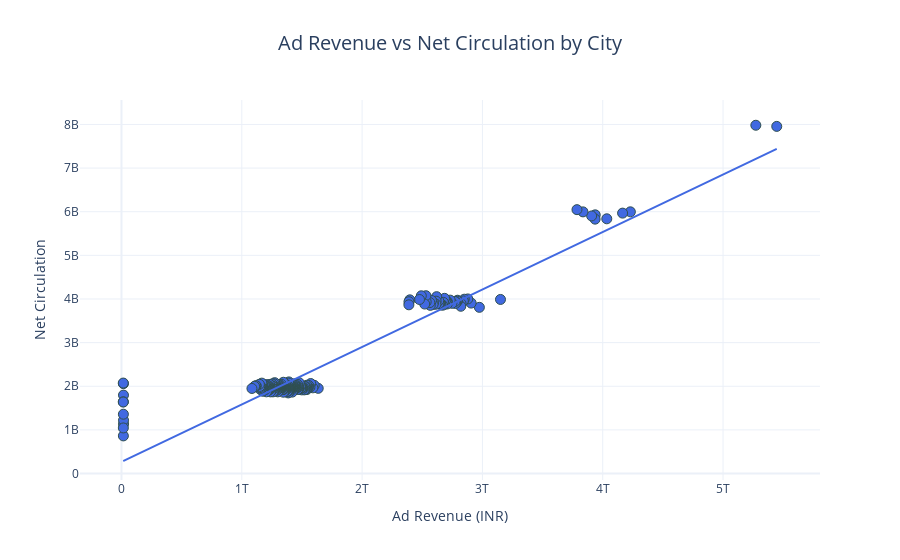

The notebook cell saved with this chart:
### Code cell
fig = px.scatter(
    city_revenue,
    x='ad_revenue_inr',
    y='Net_Circulation', 
    trendline='ols',  # Adds a linear regression trendline
    title='Ad Revenue vs Net Circulation by City',
    labels={
        'ad_revenue_inr': 'Ad Revenue (INR)',
        'Net_Circulation': 'Net Circulation'
    },
    template='plotly_white'  # Clean visual theme
)

fig.update_traces(marker=dict(size=10, color='royalblue', line=dict(width=1, color='DarkSlateGrey')))
fig.update_layout(title_font_size=20, title_x=0.5)
fig.show()

### Figure 1 — Plotly figure (JSON) as saved in the notebook; plotly's stock layout.template omitted (floating-point values rounded to 4 significant figures; data arrays with more than 128 entries replaced by an {"elided": "..."} marker saying what was removed)
{"data": [{"hovertemplate": "Ad Revenue (INR)=%{x}<br>Net Circulation=%{y}<extra></extra>", "legendgroup": "", "marker": {"color": "royalblue", "line": {"color": "DarkSlateGrey", "width": 1}, "size": 10, "symbol": "circle"}, "mode": "markers", "name": "", "orientation": "v", "showlegend": false, "type": "scatter", "x": {"elided": "443 int values"}, "xaxis": "x", "y": {"elided": "443 int values"}, "yaxis": "y"}, {"hovertemplate": "<b>OLS trendline</b><br>Net_Circulation = 0.0013167 * ad_revenue_inr + 2.67768e+08<br>R<sup>2</sup>=0.911988<br><br>Ad Revenue (INR)=%{x}<br>Net Circulation=%{y} <b>(trend)</b><extra></extra>", "legendgroup": "", "marker": {"color": "royalblue", "line": {"color": "DarkSlateGrey", "width": 1}, "size": 10, "symbol": "circle"}, "mode": "lines", "name": "", "showlegend": false, "type": "scatter", "x": {"elided": "443 int values"}, "xaxis": "x", "y": {"elided": "443 float values"}, "yaxis": "y"}], "layout": {"legend": {"tracegroupgap": 0}, "title": {"font": {"size": 20}, "text": "Ad Revenue vs Net Circulation by City", "x": 0.5}, "xaxis": {"anchor": "y", "domain": [0, 1], "title": {"text": "Ad Revenue (INR)"}}, "yaxis": {"anchor": "x", "domain": [0, 1], "title": {"text": "Net Circulation"}}}}
